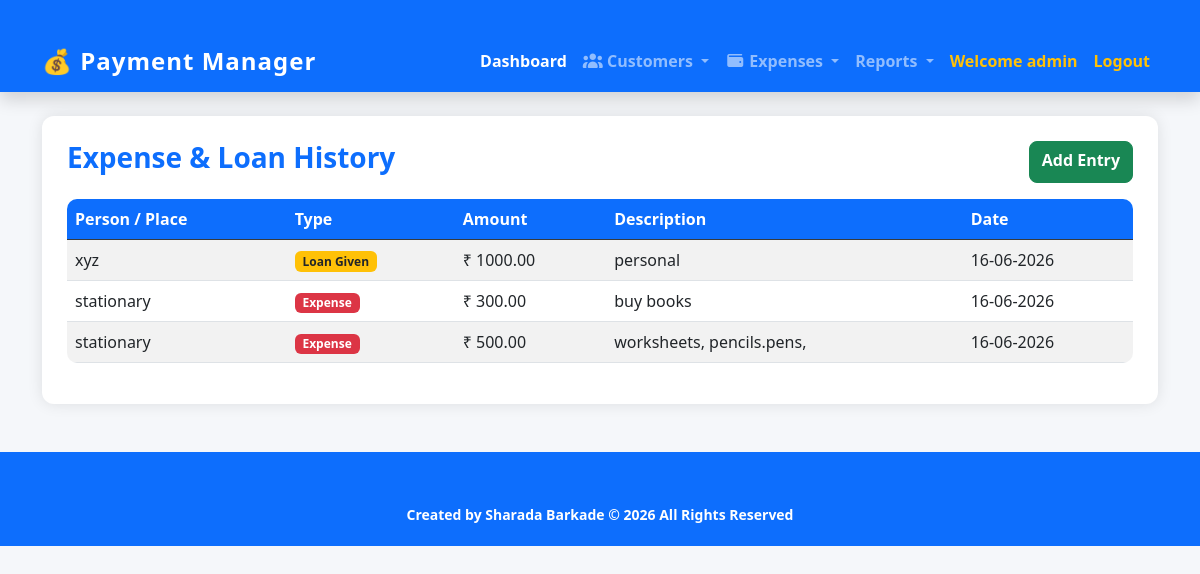
The app's page /expenses/ (signed in) with its own data.
### customers/models.py (models this page shows, shortened)
class Expense(models.Model):
    EXPENSE_TYPE = (
        ('expense', 'Expense'),
        ('loan', 'Loan Given'),
    )
    person_name = models.CharField(max_length=100)
    amount = models.DecimalField(
        max_digits=10,
        decimal_places=2
    )
    expense_type = models.CharField(
        max_length=20,
        choices=EXPENSE_TYPE
    )
    description = models.TextField(
        blank=True
    )
    expense_date = models.DateField(
        auto_now_add=True
    )

### customers/views.py (the view)
@login_required
def expense_list(request):
    expenses = Expense.objects.all().order_by(
        '-expense_date'
    )
    return render(
        request,
        'expense_list.html',
        {'expenses': expenses}
    )

### templates/expense_list.html (shortened to what this page needs)
{% extends 'base.html' %}
{% block content %}
<div class="card-box">
    <div class="d-flex justify-content-between mb-3">
        <h3>
            Expense & Loan History
        </h3>
        <a href="{% url 'add_expense' %}"
           class="btn btn-success fw-bold">
            Add Entry
        </a>
    </div>
    <table class="table table-striped table-hover">
        <thead class="table-dark">
            <tr>
                <th>Person / Place</th>
                <th>Type</th>
                <th>Amount</th>
                <th>Description</th>
                <th>Date</th>
            </tr>
        </thead>
        <tbody>
            {% for expense in expenses %}
            <tr>
                <td>
                    {{ expense.person_name }}
                </td>
                <td>
                    {% if expense.expense_type == 'expense' %}
                        <span class="badge bg-danger">
                            Expense
                        </span>
                    {% else %}
                        <span class="badge bg-warning text-dark">
                            Loan Given
                        </span>
                    {% endif %}
                </td>
                <td>
                    ₹ {{ expense.amount }}
                </td>
                <td>
                    {{ expense.description }}
                </td>
                <td>
                    {{ expense.expense_date|date:"d-m-Y" }}
                </td>
            </tr>
            {% endfor %}
        </tbody>
    </table>
</div>
{% endblock %}

### templates/base.html (shortened to what this page needs)
{% load static %}
<!DOCTYPE html>
<html lang="en">
<head>
    <link href="https://cdn.jsdelivr.net/npm/bootstrap@5.3.0/dist/css/bootstrap.min.css"
          rel="stylesheet">
    <link rel="stylesheet" href="{% static 'css/style.css' %}">
    <link rel="stylesheet" href="https://cdnjs.cloudflare.com/ajax/libs/font-awesome/7.0.1/css/all.min.css" />
</head>
<body>
<nav class="navbar navbar-expand-lg navbar-dark bg-primary shadow">
    <div class="container">
        <a class="navbar-brand fw-bold fs-4" href="/">
            💰 Payment Manager
        </a>
        <div class="collapse navbar-collapse"
             id="navbarNav">
            <ul class="navbar-nav ms-auto">
    {% if user.is_authenticated %}
                <li class="nav-item">
            <a class="nav-link active" href="{% url 'dashboard' %}">
                Dashboard
            </a>
        </li>
        <li class="nav-item dropdown">
    <a class="nav-link dropdown-toggle fw-bold"
       href="#"
       role="button"
       data-bs-toggle="dropdown">
        <i class="fa-solid fa-users"></i>
        Customers
    </a>
</li>
       <li class="nav-item dropdown">
    <a class="nav-link dropdown-toggle fw-bold"
       href="#"
       role="button"
       data-bs-toggle="dropdown">
        <i class="fa-solid fa-wallet"></i>
        Expenses
    </a>
    <li class="nav-item  dropdown">
    <a class="nav-link dropdown-toggle"
       href="#"
       data-bs-toggle="dropdown">
        Reports
    </a>
</li>
</li>
        <li class="nav-item">
            <span class="nav-link fw-bold text-warning">
                Welcome {{ user.username }}
            </span>
        </li>
        <li class="nav-item">
            <a class="nav-link active text-warning" href="{% url 'logout' %}">
                Logout
            </a>
        </li>
    {% endif %}
</ul>
        </div>
    </div>
</nav>
<div class="container mt-4">
    {% block content %}
    {% endblock %}
</div>
<footer class="footer mt-5">
    <div class="container text-center fw-bold">
        <small>
            Created by Sharada Barkade © 2026 All Rights Reserved
        </small>
    </div>
</footer>
</body>
</html>

### static/css/style.css (style rules this page uses)
body { background-color:#f5f7fa; }
.container { margin-top:30px; }
.card-box { background:white; padding:25px; border-radius:12px; box-shadow:0 0 15px rgba(0,0,0,0.1); }
h2,h3 { color:#0d6efd; font-weight:bold; }
.table { background:white; border-radius:10px; overflow:hidden; }
.table th { background:#0d6efd; color:white; }
.btn { border-radius:8px; }
.footer { background:#0d6efd; color:white; padding:20px; margin-top:50px; }
.navbar-brand { letter-spacing:1px; }
.nav-link { font-weight:600; }
.navbar-brand { font-size: 24px; }
.nav-link { font-weight: 600; }
.footer { background:#0d6efd; color:white; padding:20px; }

### records on screen
Expense: person_name "xyz", expense_type "Loan Given", amount "1000.00", description "personal", expense_date "16-06-2026"
Expense: person_name "stationary", expense_type "Expense", amount "300.00", description "buy books", expense_date "16-06-2026"
Expense: person_name "stationary", expense_type "Expense", amount "500.00", description "worksheets, pencils.pens,", expense_date "16-06-2026"

### other values on screen
{{ user.username }} "admin"
